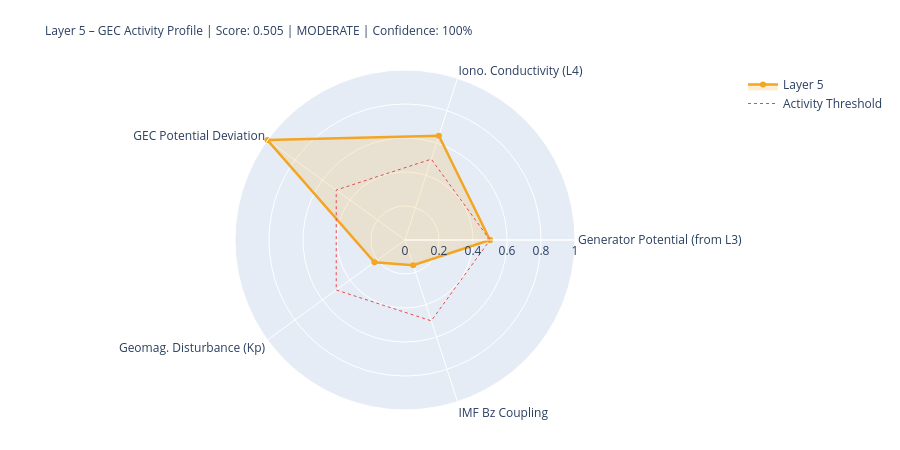

Here is the notebook cell this chart was saved with:
### Markdown cell above
---
## 5. State Assessment & Handoff to Layer 6

### Code cell
# ============================================================
# LAYER-5-SCORE
# ============================================================

# Components
# 1) Generator activity (Layer-3-driven)
gen_score = norm(generator_strength, 0.3, 2.0)
gen_src   = 'from_layer3' if l3_thunder_score is not None else 'estimated'

# 2) Ionospheric conductivity (Layer-4-driven)
iono_score = norm(iono_cond_factor, 0.7, 1.4)
iono_src   = 'from_layer4' if l4_ioniz is not None else 'estimated'

# 3) GEC potential deviation from reference
pot_score = norm(abs(delta_V_pct), 0, 30)  # 0 = at reference, 1 = 30% deviation
pot_src   = 'derived'

# 4) Geomagnetic disturbance (Kp) – modulates vertical currents
kp_score = norm(kp_val, 0, 9)
kp_src   = 'primary' if kp_now is not None else 'from_layer4'

# 5) IMF Bz coupling (southward = stronger M-I coupling → GEC influence)
bz_score = norm(-(bz_now or 0), -5, 30) if bz_now is not None else None
bz_src   = 'primary' if bz_now is not None else 'missing'

COMPONENTS = {
    'Generator Potential (from L3)':  {'score': gen_score,   'source': 'derived_from_layer3', 'dynamic': True},
    'Iono. Conductivity (L4)':      {'score': iono_score,  'source': iono_src, 'dynamic': True},
    'GEC Potential Deviation':      {'score': pot_score,   'source': pot_src,  'dynamic': True},
    'Geomag. Disturbance (Kp)':         {'score': kp_score,    'source': kp_src,   'dynamic': True},
    'IMF Bz Coupling':               {'score': bz_score,    'source': bz_src,   'dynamic': True},
}

available   = {k: v['score'] for k, v in COMPONENTS.items() if v['score'] is not None}
unavailable = [k for k, v in COMPONENTS.items() if v['score'] is None]
layer5_score = round(sum(available.values()) / len(available), 4) if available else None
confidence   = round(len(available) / len(COMPONENTS), 2)
level = ('unknown' if layer5_score is None
         else 'quiet'   if layer5_score < 0.3
         else 'moderate' if layer5_score < 0.6
         else 'active')
dominant_l5 = max(available, key=available.get) if available else 'none'

# Kp consistency: separate 1-min raw value from score value
kp_1m_raw   = kp_now          # directly from API (can be 0.0 during live measurement)
kp_for_score = kp_val          # from Layer-0 context or estimated value if needed
kp_score_src = kp_src

W = 68
print('=' * W)
print('LAYER 5 – GLOBAL ELECTRIC CIRCUIT – STATE ASSESSMENT')
print('=' * W)
for name, comp in COMPONENTS.items():
    s = comp['score']
    if s is not None:
        bar = '█' * int(s*20) + '░' * (20-int(s*20))
        print(f'  {name:<34} {bar}  {s:.3f}  [{comp["source"]}]')
    else:
        print(f'  {name:<34} {"─"*20}  n/a   [missing]')
print('-' * W)
print(f'  Score:         {layer5_score:.3f}  ({len(available)}/{len(COMPONENTS)} components)')
print(f'  Confidence:    {confidence:.0%}')
print(f'  Level:         {level.upper()}')
print(f'  Dominant:      {dominant_l5}')
print(f'  V_iono:        {V_iono_mod:.1f} kV  (Δ {delta_V_pct:+.1f}% vs. Ref)')
print(f'  I_total:       {I_total_mod:.1f} A   (Δ {delta_I_pct:+.1f}% vs. Ref)')
print('=' * W)

# Radar
cats   = list(available.keys())
vals_r = list(available.values())
if len(cats) >= 3:
    fig = go.Figure()
    fig.add_trace(go.Scatterpolar(
        r=vals_r + [vals_r[0]], theta=cats + [cats[0]],
        fill='toself', fillcolor='rgba(242,166,35,0.18)',
        line=dict(color='#F2A623', width=2.5), name='Layer 5'
    ))
    fig.add_trace(go.Scatterpolar(
        r=[0.5]*(len(cats)+1), theta=cats+[cats[0]],
        line=dict(color='#E24B4A', dash='dot', width=1),
        mode='lines', name='Activity Threshold'
    ))
    fig.update_layout(
        title=dict(
            text=f'Layer 5 – GEC Activity Profile | Score: {layer5_score:.3f} | {level.upper()} | Confidence: {confidence:.0%}',
            font=dict(size=12)
        ),
        polar=dict(radialaxis=dict(visible=True, range=[0,1])),
        height=450, showlegend=True,
        margin=dict(l=80, r=80, t=70, b=40)
    )
    fig.show()

### Figure 1 — Plotly figure (JSON) as saved in the notebook; plotly's stock layout.template omitted (floating-point values rounded to 4 significant figures)
{"data": [{"fill": "toself", "fillcolor": "rgba(242,166,35,0.18)", "line": {"color": "#F2A623", "width": 2.5}, "name": "Layer 5", "r": [0.5, 0.6454, 1.0, 0.2222, 0.1563, 0.5], "theta": ["Generator Potential (from L3)", "Iono. Conductivity (L4)", "GEC Potential Deviation", "Geomag. Disturbance (Kp)", "IMF Bz Coupling", "Generator Potential (from L3)"], "type": "scatterpolar"}, {"line": {"color": "#E24B4A", "dash": "dot", "width": 1}, "mode": "lines", "name": "Activity Threshold", "r": [0.5, 0.5, 0.5, 0.5, 0.5, 0.5], "theta": ["Generator Potential (from L3)", "Iono. Conductivity (L4)", "GEC Potential Deviation", "Geomag. Disturbance (Kp)", "IMF Bz Coupling", "Generator Potential (from L3)"], "type": "scatterpolar"}], "layout": {"height": 450, "margin": {"b": 40, "l": 80, "r": 80, "t": 70}, "polar": {"radialaxis": {"range": [0, 1], "visible": true}}, "showlegend": true, "title": {"font": {"size": 12}, "text": "Layer 5 – GEC Activity Profile | Score: 0.505 | MODERATE | Confidence: 100%"}}}
